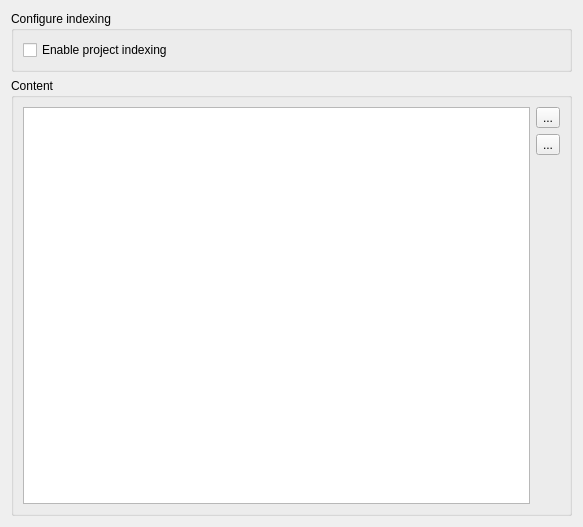
<?xml version="1.0" encoding="UTF-8"?>
<ui version="4.0">
 <class>Form</class>
 <widget class="QWidget" name="Form">
  <property name="geometry">
   <rect>
    <x>0</x>
    <y>0</y>
    <width>583</width>
    <height>527</height>
   </rect>
  </property>
  <property name="windowTitle">
   <string>Form</string>
  </property>
  <property name="toolTip">
   <string>Show notifications in system tray (depends on the OS and whether the tray icon is visible or not)</string>
  </property>
  <layout class="QVBoxLayout" name="verticalLayout">
   <item>
    <widget class="QGroupBox" name="groupBox">
     <property name="title">
      <string>Configure indexing</string>
     </property>
     <layout class="QVBoxLayout" name="verticalLayout_2">
      <item>
       <widget class="QCheckBox" name="cb_enable_indexing">
        <property name="toolTip">
         <string>&lt;html&gt;&lt;head/&gt;&lt;body&gt;&lt;p&gt;Enable or disable project indexing. &lt;/p&gt;&lt;p&gt;If you disable indexing you won't be able to use the goto dialog and searching will be a bit slower.&lt;/p&gt;&lt;/body&gt;&lt;/html&gt;</string>
        </property>
        <property name="text">
         <string>Enable project indexing</string>
        </property>
        <property name="checked">
         <bool>false</bool>
        </property>
       </widget>
      </item>
     </layout>
    </widget>
   </item>
   <item>
    <widget class="QGroupBox" name="groupBox_2">
     <property name="title">
      <string>Content</string>
     </property>
     <layout class="QHBoxLayout" name="horizontalLayout">
      <item>
       <widget class="QListWidget" name="list_projects">
        <property name="toolTip">
         <string>The whole list of indexed locations.</string>
        </property>
       </widget>
      </item>
      <item>
       <layout class="QVBoxLayout" name="verticalLayout_3">
        <property name="leftMargin">
         <number>0</number>
        </property>
        <item>
         <widget class="QToolButton" name="bt_rm">
          <property name="toolTip">
           <string>&lt;html&gt;&lt;head/&gt;&lt;body&gt;&lt;p&gt;Remove the selected project from the index database.&lt;/p&gt;&lt;p&gt;Removing a project from the index will force a full reindexing of that project.&lt;/p&gt;&lt;/body&gt;&lt;/html&gt;</string>
          </property>
          <property name="text">
           <string>...</string>
          </property>
          <property name="icon">
           <iconset theme="list-remove">
            <normaloff>.</normaloff>.</iconset>
          </property>
         </widget>
        </item>
        <item>
         <widget class="QToolButton" name="bt_clear">
          <property name="toolTip">
           <string>&lt;html&gt;&lt;head/&gt;&lt;body&gt;&lt;p&gt;Clear the index database.&lt;/p&gt;&lt;p&gt;Clearing the index database will force a full reindexing of all open projects.&lt;/p&gt;&lt;/body&gt;&lt;/html&gt;</string>
          </property>
          <property name="text">
           <string>...</string>
          </property>
          <property name="icon">
           <iconset theme="edit-clear">
            <normaloff>.</normaloff>.</iconset>
          </property>
         </widget>
        </item>
        <item>
         <spacer name="verticalSpacer_2">
          <property name="orientation">
           <enum>Qt::Vertical</enum>
          </property>
          <property name="sizeHint" stdset="0">
           <size>
            <width>20</width>
            <height>40</height>
           </size>
          </property>
         </spacer>
        </item>
       </layout>
      </item>
     </layout>
    </widget>
   </item>
  </layout>
 </widget>
 <resources/>
 <connections/>
</ui>
